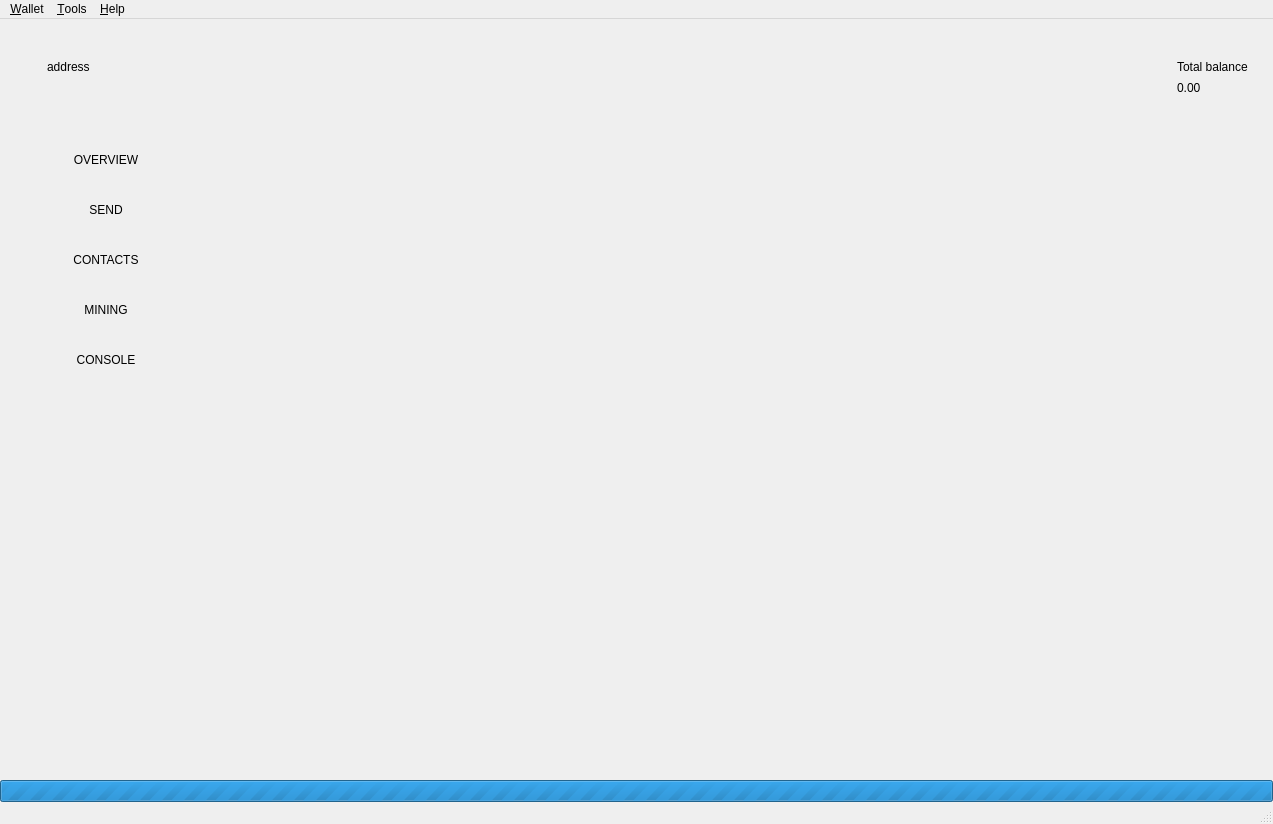
<?xml version="1.0" encoding="UTF-8"?>
<ui version="4.0">
 <class>MainWindow</class>
 <widget class="QMainWindow" name="MainWindow">
  <property name="geometry">
   <rect>
    <x>0</x>
    <y>0</y>
    <width>1273</width>
    <height>824</height>
   </rect>
  </property>
  <property name="sizePolicy">
   <sizepolicy hsizetype="Preferred" vsizetype="Preferred">
    <horstretch>0</horstretch>
    <verstretch>0</verstretch>
   </sizepolicy>
  </property>
  <property name="minimumSize">
   <size>
    <width>800</width>
    <height>540</height>
   </size>
  </property>
  <property name="maximumSize">
   <size>
    <width>16777215</width>
    <height>16777215</height>
   </size>
  </property>
  <property name="windowIcon">
   <iconset>
    <normaloff>:/images/bytecoin</normaloff>:/images/bytecoin</iconset>
  </property>
  <widget class="QWidget" name="centralwidget">
   <layout class="QVBoxLayout" name="verticalLayout_2">
    <property name="spacing">
     <number>0</number>
    </property>
    <property name="leftMargin">
     <number>0</number>
    </property>
    <property name="topMargin">
     <number>0</number>
    </property>
    <property name="rightMargin">
     <number>0</number>
    </property>
    <property name="bottomMargin">
     <number>0</number>
    </property>
    <item>
     <widget class="QFrame" name="m_headerFrame">
      <property name="minimumSize">
       <size>
        <width>0</width>
        <height>116</height>
       </size>
      </property>
      <property name="maximumSize">
       <size>
        <width>16777215</width>
        <height>116</height>
       </size>
      </property>
      <property name="frameShape">
       <enum>QFrame::NoFrame</enum>
      </property>
      <property name="frameShadow">
       <enum>QFrame::Raised</enum>
      </property>
      <layout class="QHBoxLayout" name="horizontalLayout_3">
       <property name="spacing">
        <number>0</number>
       </property>
       <property name="leftMargin">
        <number>0</number>
       </property>
       <property name="topMargin">
        <number>0</number>
       </property>
       <property name="rightMargin">
        <number>25</number>
       </property>
       <property name="bottomMargin">
        <number>0</number>
       </property>
       <item>
        <spacer name="horizontalSpacer_2">
         <property name="orientation">
          <enum>Qt::Horizontal</enum>
         </property>
         <property name="sizeType">
          <enum>QSizePolicy::Fixed</enum>
         </property>
         <property name="sizeHint" stdset="0">
          <size>
           <width>20</width>
           <height>20</height>
          </size>
         </property>
        </spacer>
       </item>
       <item>
        <widget class="QLabel" name="m_logoLabel">
         <property name="text">
          <string/>
         </property>
         <property name="pixmap">
          <pixmap resource="resources.qrc">:/icons/light/logo</pixmap>
         </property>
        </widget>
       </item>
       <item>
        <spacer name="horizontalSpacer_5">
         <property name="orientation">
          <enum>Qt::Horizontal</enum>
         </property>
         <property name="sizeType">
          <enum>QSizePolicy::Fixed</enum>
         </property>
         <property name="sizeHint" stdset="0">
          <size>
           <width>20</width>
           <height>20</height>
          </size>
         </property>
        </spacer>
       </item>
       <item>
        <widget class="QFrame" name="m_walletFrame">
         <property name="frameShape">
          <enum>QFrame::NoFrame</enum>
         </property>
         <property name="frameShadow">
          <enum>QFrame::Raised</enum>
         </property>
         <layout class="QVBoxLayout" name="verticalLayout_3">
          <property name="spacing">
           <number>5</number>
          </property>
          <property name="leftMargin">
           <number>0</number>
          </property>
          <property name="topMargin">
           <number>0</number>
          </property>
          <property name="rightMargin">
           <number>0</number>
          </property>
          <property name="bottomMargin">
           <number>0</number>
          </property>
          <item>
           <spacer name="verticalSpacer_3">
            <property name="orientation">
             <enum>Qt::Vertical</enum>
            </property>
            <property name="sizeType">
             <enum>QSizePolicy::Maximum</enum>
            </property>
            <property name="sizeHint" stdset="0">
             <size>
              <width>20</width>
              <height>40</height>
             </size>
            </property>
           </spacer>
          </item>
          <item>
           <layout class="QVBoxLayout" name="verticalLayout_5">
            <item>
             <widget class="QLabel" name="m_addressLabel">
              <property name="sizePolicy">
               <sizepolicy hsizetype="Preferred" vsizetype="Preferred">
                <horstretch>0</horstretch>
                <verstretch>0</verstretch>
               </sizepolicy>
              </property>
              <property name="cursor">
               <cursorShape>PointingHandCursor</cursorShape>
              </property>
              <property name="text">
               <string>address</string>
              </property>
              <property name="indent">
               <number>0</number>
              </property>
             </widget>
            </item>
            <item>
             <widget class="QLabel" name="m_viewOnlyLabel">
              <property name="text">
               <string/>
              </property>
             </widget>
            </item>
           </layout>
          </item>
          <item>
           <spacer name="verticalSpacer_2">
            <property name="orientation">
             <enum>Qt::Vertical</enum>
            </property>
            <property name="sizeType">
             <enum>QSizePolicy::Maximum</enum>
            </property>
            <property name="sizeHint" stdset="0">
             <size>
              <width>20</width>
              <height>40</height>
             </size>
            </property>
           </spacer>
          </item>
         </layout>
        </widget>
       </item>
       <item>
        <spacer name="horizontalSpacer_3">
         <property name="orientation">
          <enum>Qt::Horizontal</enum>
         </property>
         <property name="sizeType">
          <enum>QSizePolicy::Expanding</enum>
         </property>
         <property name="sizeHint" stdset="0">
          <size>
           <width>34</width>
           <height>20</height>
          </size>
         </property>
        </spacer>
       </item>
       <item>
        <spacer name="horizontalSpacer_8">
         <property name="orientation">
          <enum>Qt::Horizontal</enum>
         </property>
         <property name="sizeType">
          <enum>QSizePolicy::Fixed</enum>
         </property>
         <property name="sizeHint" stdset="0">
          <size>
           <width>34</width>
           <height>20</height>
          </size>
         </property>
        </spacer>
       </item>
       <item>
        <widget class="QLabel" name="m_balanceIconLabel">
         <property name="text">
          <string/>
         </property>
         <property name="pixmap">
          <pixmap resource="resources.qrc">:/icons/total_balance</pixmap>
         </property>
        </widget>
       </item>
       <item>
        <spacer name="horizontalSpacer">
         <property name="orientation">
          <enum>Qt::Horizontal</enum>
         </property>
         <property name="sizeType">
          <enum>QSizePolicy::Fixed</enum>
         </property>
         <property name="sizeHint" stdset="0">
          <size>
           <width>5</width>
           <height>20</height>
          </size>
         </property>
        </spacer>
       </item>
       <item>
        <layout class="QVBoxLayout" name="verticalLayout_6">
         <property name="spacing">
          <number>5</number>
         </property>
         <item>
          <spacer name="verticalSpacer_4">
           <property name="orientation">
            <enum>Qt::Vertical</enum>
           </property>
           <property name="sizeType">
            <enum>QSizePolicy::Maximum</enum>
           </property>
           <property name="sizeHint" stdset="0">
            <size>
             <width>20</width>
             <height>40</height>
            </size>
           </property>
          </spacer>
         </item>
         <item>
          <layout class="QVBoxLayout" name="verticalLayout_4">
           <item>
            <widget class="QLabel" name="m_balanceTextLabel">
             <property name="text">
              <string>Total balance</string>
             </property>
            </widget>
           </item>
           <item>
            <widget class="QLabel" name="m_balanceLabel">
             <property name="cursor">
              <cursorShape>PointingHandCursor</cursorShape>
             </property>
             <property name="toolTip">
              <string>Click to copy</string>
             </property>
             <property name="text">
              <string>0.00</string>
             </property>
            </widget>
           </item>
          </layout>
         </item>
         <item>
          <spacer name="verticalSpacer_5">
           <property name="orientation">
            <enum>Qt::Vertical</enum>
           </property>
           <property name="sizeType">
            <enum>QSizePolicy::Maximum</enum>
           </property>
           <property name="sizeHint" stdset="0">
            <size>
             <width>20</width>
             <height>40</height>
            </size>
           </property>
          </spacer>
         </item>
        </layout>
       </item>
       <item>
        <layout class="QVBoxLayout" name="verticalLayout_7"/>
       </item>
      </layout>
     </widget>
    </item>
    <item>
     <layout class="QHBoxLayout" name="horizontalLayout" stretch="0,0,0,0,0,0">
      <property name="spacing">
       <number>0</number>
      </property>
      <item>
       <widget class="QFrame" name="m_toolFrame">
        <property name="frameShape">
         <enum>QFrame::NoFrame</enum>
        </property>
        <property name="frameShadow">
         <enum>QFrame::Plain</enum>
        </property>
        <property name="lineWidth">
         <number>0</number>
        </property>
        <layout class="QVBoxLayout" name="verticalLayout">
         <property name="spacing">
          <number>0</number>
         </property>
         <property name="leftMargin">
          <number>0</number>
         </property>
         <property name="topMargin">
          <number>0</number>
         </property>
         <property name="rightMargin">
          <number>0</number>
         </property>
         <property name="bottomMargin">
          <number>0</number>
         </property>
         <item>
          <widget class="QPushButton" name="m_overviewButton">
           <property name="sizePolicy">
            <sizepolicy hsizetype="Minimum" vsizetype="Fixed">
             <horstretch>0</horstretch>
             <verstretch>0</verstretch>
            </sizepolicy>
           </property>
           <property name="minimumSize">
            <size>
             <width>90</width>
             <height>50</height>
            </size>
           </property>
           <property name="maximumSize">
            <size>
             <width>16777215</width>
             <height>50</height>
            </size>
           </property>
           <property name="focusPolicy">
            <enum>Qt::NoFocus</enum>
           </property>
           <property name="text">
            <string>OVERVIEW</string>
           </property>
           <property name="checkable">
            <bool>true</bool>
           </property>
           <property name="flat">
            <bool>true</bool>
           </property>
           <attribute name="buttonGroup">
            <string notr="true">m_toolButtonGroup</string>
           </attribute>
          </widget>
         </item>
         <item>
          <widget class="QPushButton" name="m_sendButton">
           <property name="sizePolicy">
            <sizepolicy hsizetype="Minimum" vsizetype="Fixed">
             <horstretch>0</horstretch>
             <verstretch>0</verstretch>
            </sizepolicy>
           </property>
           <property name="minimumSize">
            <size>
             <width>90</width>
             <height>50</height>
            </size>
           </property>
           <property name="maximumSize">
            <size>
             <width>16777215</width>
             <height>50</height>
            </size>
           </property>
           <property name="focusPolicy">
            <enum>Qt::NoFocus</enum>
           </property>
           <property name="text">
            <string>SEND</string>
           </property>
           <property name="checkable">
            <bool>true</bool>
           </property>
           <property name="flat">
            <bool>true</bool>
           </property>
           <attribute name="buttonGroup">
            <string notr="true">m_toolButtonGroup</string>
           </attribute>
          </widget>
         </item>
         <item>
          <widget class="QPushButton" name="m_addressBookButton">
           <property name="enabled">
            <bool>true</bool>
           </property>
           <property name="sizePolicy">
            <sizepolicy hsizetype="Minimum" vsizetype="Fixed">
             <horstretch>0</horstretch>
             <verstretch>0</verstretch>
            </sizepolicy>
           </property>
           <property name="minimumSize">
            <size>
             <width>90</width>
             <height>50</height>
            </size>
           </property>
           <property name="maximumSize">
            <size>
             <width>16777215</width>
             <height>50</height>
            </size>
           </property>
           <property name="focusPolicy">
            <enum>Qt::NoFocus</enum>
           </property>
           <property name="text">
            <string>CONTACTS</string>
           </property>
           <property name="checkable">
            <bool>true</bool>
           </property>
           <property name="flat">
            <bool>true</bool>
           </property>
           <attribute name="buttonGroup">
            <string notr="true">m_toolButtonGroup</string>
           </attribute>
          </widget>
         </item>
         <item>
          <widget class="QPushButton" name="m_miningButton">
           <property name="enabled">
            <bool>true</bool>
           </property>
           <property name="sizePolicy">
            <sizepolicy hsizetype="Minimum" vsizetype="Fixed">
             <horstretch>0</horstretch>
             <verstretch>0</verstretch>
            </sizepolicy>
           </property>
           <property name="minimumSize">
            <size>
             <width>90</width>
             <height>50</height>
            </size>
           </property>
           <property name="maximumSize">
            <size>
             <width>16777215</width>
             <height>50</height>
            </size>
           </property>
           <property name="focusPolicy">
            <enum>Qt::NoFocus</enum>
           </property>
           <property name="text">
            <string>MINING</string>
           </property>
           <property name="checkable">
            <bool>true</bool>
           </property>
           <property name="flat">
            <bool>true</bool>
           </property>
           <attribute name="buttonGroup">
            <string notr="true">m_toolButtonGroup</string>
           </attribute>
          </widget>
         </item>
         <item>
          <widget class="QPushButton" name="m_logButton">
           <property name="enabled">
            <bool>true</bool>
           </property>
           <property name="sizePolicy">
            <sizepolicy hsizetype="Minimum" vsizetype="Fixed">
             <horstretch>0</horstretch>
             <verstretch>0</verstretch>
            </sizepolicy>
           </property>
           <property name="minimumSize">
            <size>
             <width>90</width>
             <height>50</height>
            </size>
           </property>
           <property name="maximumSize">
            <size>
             <width>16777215</width>
             <height>50</height>
            </size>
           </property>
           <property name="focusPolicy">
            <enum>Qt::NoFocus</enum>
           </property>
           <property name="text">
            <string>CONSOLE</string>
           </property>
           <property name="checkable">
            <bool>true</bool>
           </property>
           <property name="flat">
            <bool>true</bool>
           </property>
           <attribute name="buttonGroup">
            <string notr="true">m_toolButtonGroup</string>
           </attribute>
          </widget>
         </item>
         <item>
          <spacer name="verticalSpacer">
           <property name="orientation">
            <enum>Qt::Vertical</enum>
           </property>
           <property name="sizeType">
            <enum>QSizePolicy::Expanding</enum>
           </property>
           <property name="sizeHint" stdset="0">
            <size>
             <width>20</width>
             <height>225</height>
            </size>
           </property>
          </spacer>
         </item>
        </layout>
       </widget>
      </item>
      <item>
       <widget class="WalletGUI::OverviewFrame" name="m_overviewFrame">
        <property name="frameShape">
         <enum>QFrame::NoFrame</enum>
        </property>
        <property name="frameShadow">
         <enum>QFrame::Raised</enum>
        </property>
       </widget>
      </item>
      <item>
       <widget class="WalletGUI::SendFrame" name="m_sendFrame">
        <property name="frameShape">
         <enum>QFrame::NoFrame</enum>
        </property>
        <property name="frameShadow">
         <enum>QFrame::Raised</enum>
        </property>
       </widget>
      </item>
      <item>
       <widget class="WalletGUI::MiningFrame" name="m_miningFrame">
        <property name="frameShape">
         <enum>QFrame::NoFrame</enum>
        </property>
        <property name="frameShadow">
         <enum>QFrame::Raised</enum>
        </property>
       </widget>
      </item>
      <item>
       <widget class="WalletGUI::AddressBookFrame" name="m_addressBookFrame">
        <property name="frameShape">
         <enum>QFrame::NoFrame</enum>
        </property>
        <property name="frameShadow">
         <enum>QFrame::Raised</enum>
        </property>
       </widget>
      </item>
      <item>
       <widget class="WalletGUI::LogFrame" name="m_logFrame">
        <property name="frameShape">
         <enum>QFrame::NoFrame</enum>
        </property>
        <property name="frameShadow">
         <enum>QFrame::Raised</enum>
        </property>
       </widget>
      </item>
     </layout>
    </item>
    <item>
     <widget class="WalletGUI::WalletProgressBar" name="m_syncProgress">
      <property name="maximum">
       <number>0</number>
      </property>
      <property name="value">
       <number>0</number>
      </property>
      <property name="textVisible">
       <bool>false</bool>
      </property>
     </widget>
    </item>
   </layout>
  </widget>
  <widget class="QMenuBar" name="menubar">
   <property name="geometry">
    <rect>
     <x>0</x>
     <y>0</y>
     <width>1273</width>
     <height>19</height>
    </rect>
   </property>
   <widget class="QMenu" name="menuFile">
    <property name="title">
     <string>&amp;Wallet</string>
    </property>
    <addaction name="m_createWalletAction"/>
    <addaction name="m_importKeysAction"/>
    <addaction name="m_openWalletAction"/>
    <addaction name="m_remoteWalletAction"/>
    <addaction name="m_exportViewOnlyKeysAction"/>
    <addaction name="m_exportKeysAction"/>
    <addaction name="m_changePasswordAction"/>
    <addaction name="separator"/>
    <addaction name="m_exitAction"/>
   </widget>
   <widget class="QMenu" name="menuHelp">
    <property name="title">
     <string>&amp;Help</string>
    </property>
    <addaction name="m_communityForumAction"/>
    <addaction name="m_aboutBytecoinAction"/>
    <addaction name="m_aboutQtAction"/>
   </widget>
   <widget class="QMenu" name="menuTools">
    <property name="title">
     <string>&amp;Tools</string>
    </property>
    <addaction name="m_checkProofAction"/>
    <addaction name="m_openDataFolderAction"/>
    <addaction name="m_paramsAction"/>
   </widget>
   <addaction name="menuFile"/>
   <addaction name="menuTools"/>
   <addaction name="menuHelp"/>
  </widget>
  <widget class="WalletGUI::WalletStatusBar" name="statusBar"/>
  <action name="m_exitAction">
   <property name="checkable">
    <bool>false</bool>
   </property>
   <property name="enabled">
    <bool>true</bool>
   </property>
   <property name="text">
    <string>E&amp;xit</string>
   </property>
   <property name="shortcut">
    <string>Ctrl+Q</string>
   </property>
  </action>
  <action name="m_createWalletAction">
   <property name="enabled">
    <bool>true</bool>
   </property>
   <property name="text">
    <string>&amp;Create new wallet</string>
   </property>
  </action>
  <action name="m_openWalletAction">
   <property name="enabled">
    <bool>true</bool>
   </property>
   <property name="text">
    <string>&amp;Open wallet</string>
   </property>
  </action>
  <action name="m_aboutBytecoinAction">
   <property name="enabled">
    <bool>true</bool>
   </property>
   <property name="text">
    <string>&amp;About Bytecoin</string>
   </property>
  </action>
  <action name="m_aboutQtAction">
   <property name="enabled">
    <bool>true</bool>
   </property>
   <property name="text">
    <string>About &amp;Qt</string>
   </property>
  </action>
  <action name="m_remoteWalletAction">
   <property name="enabled">
    <bool>true</bool>
   </property>
   <property name="text">
    <string>Connect to &amp;remote wallet daemon</string>
   </property>
  </action>
  <action name="m_communityForumAction">
   <property name="text">
    <string>&amp;Official site</string>
   </property>
  </action>
  <action name="m_encryptWalletAction">
   <property name="text">
    <string>&amp;Encrypt wallet</string>
   </property>
  </action>
  <action name="m_changePasswordAction">
   <property name="text">
    <string>C&amp;hange password</string>
   </property>
  </action>
  <action name="m_openDataFolderAction">
   <property name="text">
    <string>Open default data &amp;folder</string>
   </property>
  </action>
  <action name="m_importKeysAction">
   <property name="text">
    <string>Create wallet from &amp;keys</string>
   </property>
  </action>
  <action name="m_checkProofAction">
   <property name="text">
    <string>&amp;Check send proof</string>
   </property>
  </action>
  <action name="m_paramsAction">
   <property name="text">
    <string>Wallet daemon &amp;parameters</string>
   </property>
  </action>
  <action name="m_exportViewOnlyKeysAction">
   <property name="text">
    <string>Export view only wallet</string>
   </property>
  </action>
  <action name="m_exportKeysAction">
   <property name="text">
    <string>Export keys</string>
   </property>
  </action>
 </widget>
 <customwidgets>
  <customwidget>
   <class>WalletGUI::OverviewFrame</class>
   <extends>QFrame</extends>
   <header>base/overviewframe.h</header>
   <container>1</container>
   <slots>
    <signal>copiedToClipboardSignal()</signal>
    <signal>createProofSignal(QString,bool)</signal>
   </slots>
  </customwidget>
  <customwidget>
   <class>WalletGUI::WalletStatusBar</class>
   <extends>QStatusBar</extends>
   <header>base/statusbar.h</header>
  </customwidget>
  <customwidget>
   <class>WalletGUI::SendFrame</class>
   <extends>QFrame</extends>
   <header>net/sendframe.h</header>
   <container>1</container>
  </customwidget>
  <customwidget>
   <class>WalletGUI::MiningFrame</class>
   <extends>QFrame</extends>
   <header>Miner/MiningFrame.h</header>
   <container>1</container>
  </customwidget>
  <customwidget>
   <class>WalletGUI::WalletProgressBar</class>
   <extends>QProgressBar</extends>
   <header>base/progressbar.h</header>
  </customwidget>
  <customwidget>
   <class>WalletGUI::AddressBookFrame</class>
   <extends>QFrame</extends>
   <header>acc/addressbookframe.h</header>
   <container>1</container>
  </customwidget>
  <customwidget>
   <class>WalletGUI::LogFrame</class>
   <extends>QFrame</extends>
   <header>log/logframe.h</header>
   <container>1</container>
  </customwidget>
 </customwidgets>
 <resources>
  <include location="resources.qrc"/>
 </resources>
 <connections>
  <connection>
   <sender>m_createWalletAction</sender>
   <signal>triggered()</signal>
   <receiver>MainWindow</receiver>
   <slot>createWallet()</slot>
   <hints>
    <hint type="sourcelabel">
     <x>-1</x>
     <y>-1</y>
    </hint>
    <hint type="destinationlabel">
     <x>449</x>
     <y>299</y>
    </hint>
   </hints>
  </connection>
  <connection>
   <sender>m_aboutQtAction</sender>
   <signal>triggered()</signal>
   <receiver>MainWindow</receiver>
   <slot>aboutQt()</slot>
   <hints>
    <hint type="sourcelabel">
     <x>-1</x>
     <y>-1</y>
    </hint>
    <hint type="destinationlabel">
     <x>449</x>
     <y>299</y>
    </hint>
   </hints>
  </connection>
  <connection>
   <sender>m_aboutBytecoinAction</sender>
   <signal>triggered()</signal>
   <receiver>MainWindow</receiver>
   <slot>about()</slot>
   <hints>
    <hint type="sourcelabel">
     <x>-1</x>
     <y>-1</y>
    </hint>
    <hint type="destinationlabel">
     <x>459</x>
     <y>299</y>
    </hint>
   </hints>
  </connection>
  <connection>
   <sender>m_overviewButton</sender>
   <signal>toggled(bool)</signal>
   <receiver>m_overviewFrame</receiver>
   <slot>setVisible(bool)</slot>
   <hints>
    <hint type="sourcelabel">
     <x>105</x>
     <y>154</y>
    </hint>
    <hint type="destinationlabel">
     <x>634</x>
     <y>588</y>
    </hint>
   </hints>
  </connection>
  <connection>
   <sender>m_sendButton</sender>
   <signal>toggled(bool)</signal>
   <receiver>m_sendFrame</receiver>
   <slot>setVisible(bool)</slot>
   <hints>
    <hint type="sourcelabel">
     <x>212</x>
     <y>178</y>
    </hint>
    <hint type="destinationlabel">
     <x>953</x>
     <y>596</y>
    </hint>
   </hints>
  </connection>
  <connection>
   <sender>m_miningButton</sender>
   <signal>toggled(bool)</signal>
   <receiver>m_miningFrame</receiver>
   <slot>setVisible(bool)</slot>
   <hints>
    <hint type="sourcelabel">
     <x>159</x>
     <y>282</y>
    </hint>
    <hint type="destinationlabel">
     <x>1112</x>
     <y>456</y>
    </hint>
   </hints>
  </connection>
  <connection>
   <sender>m_addressBookButton</sender>
   <signal>toggled(bool)</signal>
   <receiver>m_addressBookFrame</receiver>
   <slot>setVisible(bool)</slot>
   <hints>
    <hint type="sourcelabel">
     <x>159</x>
     <y>230</y>
    </hint>
    <hint type="destinationlabel">
     <x>1144</x>
     <y>456</y>
    </hint>
   </hints>
  </connection>
  <connection>
   <sender>m_changePasswordAction</sender>
   <signal>triggered()</signal>
   <receiver>MainWindow</receiver>
   <slot>encryptWallet()</slot>
   <hints>
    <hint type="sourcelabel">
     <x>-1</x>
     <y>-1</y>
    </hint>
    <hint type="destinationlabel">
     <x>636</x>
     <y>411</y>
    </hint>
   </hints>
  </connection>
  <connection>
   <sender>m_openWalletAction</sender>
   <signal>triggered()</signal>
   <receiver>MainWindow</receiver>
   <slot>openWallet()</slot>
   <hints>
    <hint type="sourcelabel">
     <x>-1</x>
     <y>-1</y>
    </hint>
    <hint type="destinationlabel">
     <x>636</x>
     <y>411</y>
    </hint>
   </hints>
  </connection>
  <connection>
   <sender>m_remoteWalletAction</sender>
   <signal>triggered()</signal>
   <receiver>MainWindow</receiver>
   <slot>remoteWallet()</slot>
   <hints>
    <hint type="sourcelabel">
     <x>-1</x>
     <y>-1</y>
    </hint>
    <hint type="destinationlabel">
     <x>636</x>
     <y>411</y>
    </hint>
   </hints>
  </connection>
  <connection>
   <sender>m_communityForumAction</sender>
   <signal>triggered()</signal>
   <receiver>MainWindow</receiver>
   <slot>communityForumTriggered()</slot>
   <hints>
    <hint type="sourcelabel">
     <x>-1</x>
     <y>-1</y>
    </hint>
    <hint type="destinationlabel">
     <x>636</x>
     <y>411</y>
    </hint>
   </hints>
  </connection>
  <connection>
   <sender>m_overviewFrame</sender>
   <signal>copiedToClipboardSignal()</signal>
   <receiver>MainWindow</receiver>
   <slot>copiedToClipboard()</slot>
   <hints>
    <hint type="sourcelabel">
     <x>381</x>
     <y>456</y>
    </hint>
    <hint type="destinationlabel">
     <x>636</x>
     <y>411</y>
    </hint>
   </hints>
  </connection>
  <connection>
   <sender>m_openDataFolderAction</sender>
   <signal>triggered()</signal>
   <receiver>MainWindow</receiver>
   <slot>openDataFolder()</slot>
   <hints>
    <hint type="sourcelabel">
     <x>-1</x>
     <y>-1</y>
    </hint>
    <hint type="destinationlabel">
     <x>636</x>
     <y>411</y>
    </hint>
   </hints>
  </connection>
  <connection>
   <sender>m_logButton</sender>
   <signal>toggled(bool)</signal>
   <receiver>m_logFrame</receiver>
   <slot>setVisible(bool)</slot>
   <hints>
    <hint type="sourcelabel">
     <x>106</x>
     <y>397</y>
    </hint>
    <hint type="destinationlabel">
     <x>1165</x>
     <y>456</y>
    </hint>
   </hints>
  </connection>
  <connection>
   <sender>m_importKeysAction</sender>
   <signal>triggered()</signal>
   <receiver>MainWindow</receiver>
   <slot>importKeys()</slot>
   <hints>
    <hint type="sourcelabel">
     <x>-1</x>
     <y>-1</y>
    </hint>
    <hint type="destinationlabel">
     <x>636</x>
     <y>411</y>
    </hint>
   </hints>
  </connection>
  <connection>
   <sender>m_overviewFrame</sender>
   <signal>createProofSignal(QString,bool)</signal>
   <receiver>MainWindow</receiver>
   <slot>createProof(QString,bool)</slot>
   <hints>
    <hint type="sourcelabel">
     <x>318</x>
     <y>456</y>
    </hint>
    <hint type="destinationlabel">
     <x>636</x>
     <y>411</y>
    </hint>
   </hints>
  </connection>
  <connection>
   <sender>m_checkProofAction</sender>
   <signal>triggered()</signal>
   <receiver>MainWindow</receiver>
   <slot>checkProof()</slot>
   <hints>
    <hint type="sourcelabel">
     <x>-1</x>
     <y>-1</y>
    </hint>
    <hint type="destinationlabel">
     <x>636</x>
     <y>411</y>
    </hint>
   </hints>
  </connection>
  <connection>
   <sender>m_paramsAction</sender>
   <signal>triggered()</signal>
   <receiver>MainWindow</receiver>
   <slot>showWalletdParams()</slot>
   <hints>
    <hint type="sourcelabel">
     <x>-1</x>
     <y>-1</y>
    </hint>
    <hint type="destinationlabel">
     <x>636</x>
     <y>411</y>
    </hint>
   </hints>
  </connection>
  <connection>
   <sender>m_exportViewOnlyKeysAction</sender>
   <signal>triggered()</signal>
   <receiver>MainWindow</receiver>
   <slot>exportViewOnlyKeys()</slot>
   <hints>
    <hint type="sourcelabel">
     <x>-1</x>
     <y>-1</y>
    </hint>
    <hint type="destinationlabel">
     <x>636</x>
     <y>411</y>
    </hint>
   </hints>
  </connection>
  <connection>
   <sender>m_exportKeysAction</sender>
   <signal>triggered()</signal>
   <receiver>MainWindow</receiver>
   <slot>exportKeys()</slot>
   <hints>
    <hint type="sourcelabel">
     <x>-1</x>
     <y>-1</y>
    </hint>
    <hint type="destinationlabel">
     <x>636</x>
     <y>411</y>
    </hint>
   </hints>
  </connection>
 </connections>
 <slots>
  <slot>aboutQt()</slot>
  <slot>showLog()</slot>
  <slot>about()</slot>
  <slot>copyAddress()</slot>
  <slot>setStartOnLoginEnabled(bool)</slot>
  <slot>setMinimizeToTrayEnabled(bool)</slot>
  <slot>setCloseToTrayEnabled(bool)</slot>
  <slot>communityForumTriggered()</slot>
  <slot>showConsole()</slot>
  <slot>encryptWallet()</slot>
  <slot>openWallet()</slot>
  <slot>createWallet()</slot>
  <slot>remoteWallet()</slot>
  <slot>copiedToClipboard()</slot>
  <slot>openDataFolder()</slot>
  <slot>importKeys()</slot>
  <slot>createProof(QString,bool)</slot>
  <slot>checkProof()</slot>
  <slot>showWalletdParams()</slot>
  <slot>exportViewOnlyKeys()</slot>
  <slot>exportKeys()</slot>
 </slots>
 <buttongroups>
  <buttongroup name="m_toolButtonGroup">
   <property name="exclusive">
    <bool>true</bool>
   </property>
  </buttongroup>
 </buttongroups>
</ui>
